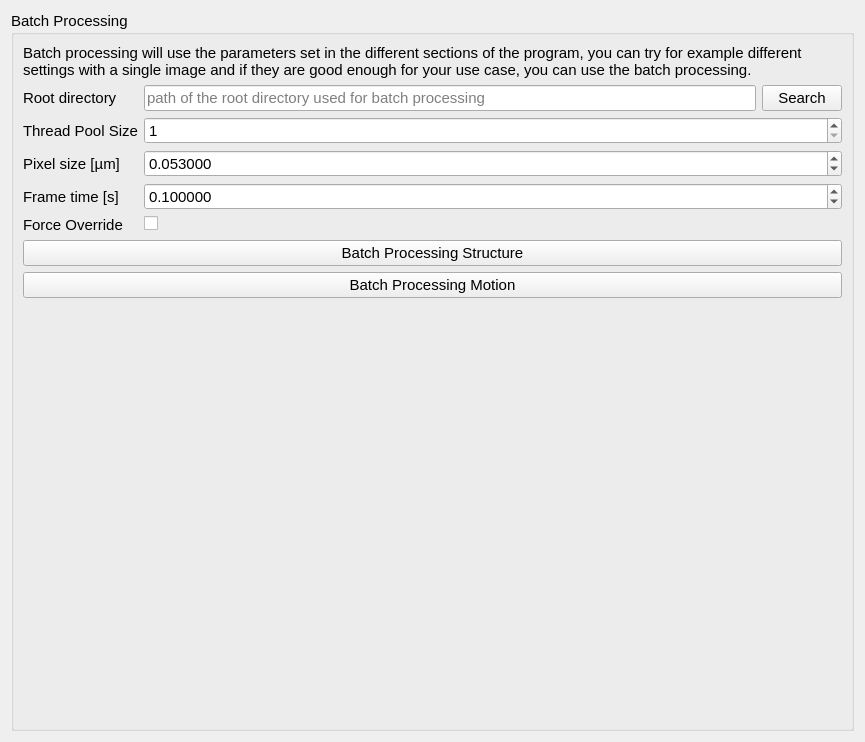
<?xml version="1.0" encoding="UTF-8"?>
<ui version="4.0">
 <class>Form</class>
 <widget class="QWidget" name="Form">
  <property name="geometry">
   <rect>
    <x>0</x>
    <y>0</y>
    <width>865</width>
    <height>742</height>
   </rect>
  </property>
  <property name="windowTitle">
   <string>Form</string>
  </property>
  <layout class="QGridLayout" name="gridLayout">
   <item row="3" column="0" colspan="2">
    <widget class="QGroupBox" name="groupBox">
     <property name="font">
      <font>
       <pointsize>11</pointsize>
      </font>
     </property>
     <property name="title">
      <string>Batch Processing</string>
     </property>
     <layout class="QFormLayout" name="formLayout">
      <item row="1" column="0">
       <widget class="QLabel" name="label">
        <property name="text">
         <string>Root directory</string>
        </property>
       </widget>
      </item>
      <item row="1" column="1">
       <layout class="QHBoxLayout" name="horizontalLayout_2">
        <item>
         <widget class="QLineEdit" name="le_root_directory">
          <property name="text">
           <string/>
          </property>
          <property name="placeholderText">
           <string>path of the root directory used for batch processing</string>
          </property>
         </widget>
        </item>
        <item>
         <widget class="QPushButton" name="btn_search">
          <property name="text">
           <string>Search</string>
          </property>
         </widget>
        </item>
       </layout>
      </item>
      <item row="3" column="0">
       <widget class="QLabel" name="label_2">
        <property name="toolTip">
         <string>pixel size in [µm], this is used either if the image-to-process doesn't have this value set or force override is activated</string>
        </property>
        <property name="text">
         <string>Pixel size [µm]</string>
        </property>
       </widget>
      </item>
      <item row="3" column="1">
       <widget class="QDoubleSpinBox" name="dsb_pixel_size">
        <property name="toolTip">
         <string>pixel size in [µm], this is used either if the image-to-process doesn't have this value set or force override is activated</string>
        </property>
        <property name="decimals">
         <number>6</number>
        </property>
        <property name="maximum">
         <double>99999999.000000000000000</double>
        </property>
        <property name="value">
         <double>0.053000000000000</double>
        </property>
       </widget>
      </item>
      <item row="4" column="0">
       <widget class="QLabel" name="label_3">
        <property name="toolTip">
         <string>frame time in [s], this is used either if the image-to-process doesn't have this value set or force override is activated</string>
        </property>
        <property name="text">
         <string>Frame time [s]</string>
        </property>
       </widget>
      </item>
      <item row="4" column="1">
       <widget class="QDoubleSpinBox" name="dsb_frame_time">
        <property name="toolTip">
         <string>frame time in [s], this is used either if the image-to-process doesn't have this value set or force override is activated</string>
        </property>
        <property name="decimals">
         <number>6</number>
        </property>
        <property name="maximum">
         <double>9999999.000000000000000</double>
        </property>
        <property name="value">
         <double>0.100000000000000</double>
        </property>
       </widget>
      </item>
      <item row="5" column="0">
       <widget class="QLabel" name="label_4">
        <property name="toolTip">
         <string>if set the values in pixel size and frame time will be forced upon all images which are processed during this batch</string>
        </property>
        <property name="text">
         <string>Force Override</string>
        </property>
       </widget>
      </item>
      <item row="5" column="1">
       <widget class="QCheckBox" name="chk_force_override">
        <property name="toolTip">
         <string>if set the values in pixel size and frame time will be forced upon all images which are processed during this batch</string>
        </property>
        <property name="text">
         <string/>
        </property>
       </widget>
      </item>
      <item row="6" column="0" colspan="2">
       <widget class="QPushButton" name="btn_batch_processing_structure">
        <property name="toolTip">
         <string>Start batch processing structure</string>
        </property>
        <property name="text">
         <string>Batch Processing Structure</string>
        </property>
       </widget>
      </item>
      <item row="7" column="0" colspan="2">
       <widget class="QPushButton" name="btn_batch_processing_motion">
        <property name="toolTip">
         <string>Start batch processing motion</string>
        </property>
        <property name="text">
         <string>Batch Processing Motion</string>
        </property>
       </widget>
      </item>
      <item row="2" column="0">
       <widget class="QLabel" name="label_5">
        <property name="text">
         <string>Thread Pool Size</string>
        </property>
       </widget>
      </item>
      <item row="2" column="1">
       <widget class="QSpinBox" name="sb_thread_pool_size">
        <property name="minimum">
         <number>1</number>
        </property>
        <property name="value">
         <number>1</number>
        </property>
       </widget>
      </item>
      <item row="0" column="0" colspan="2">
       <widget class="QLabel" name="label_6">
        <property name="text">
         <string>Batch processing will use the parameters set in the different sections of the program, you can try for example different settings with a single image and if they are good enough for your use case, you can use the batch processing.</string>
        </property>
        <property name="wordWrap">
         <bool>true</bool>
        </property>
       </widget>
      </item>
     </layout>
    </widget>
   </item>
  </layout>
 </widget>
 <resources/>
 <connections/>
</ui>
